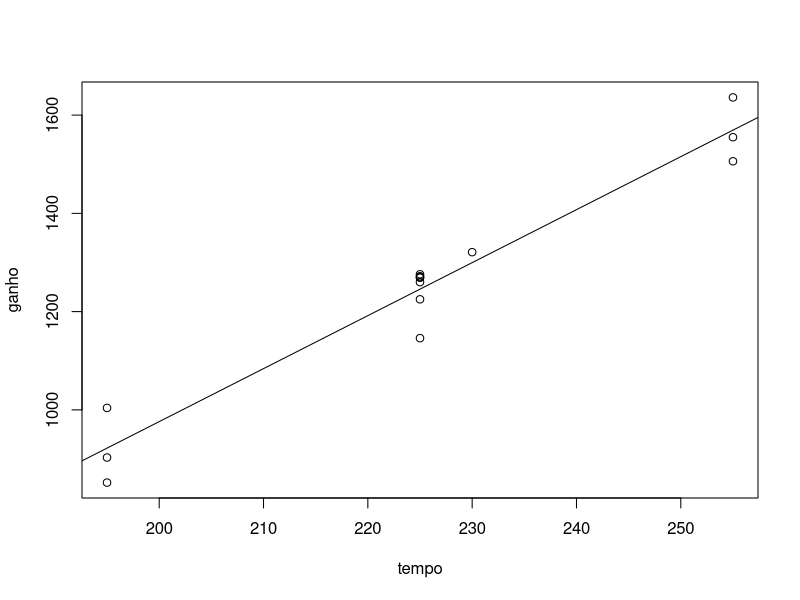
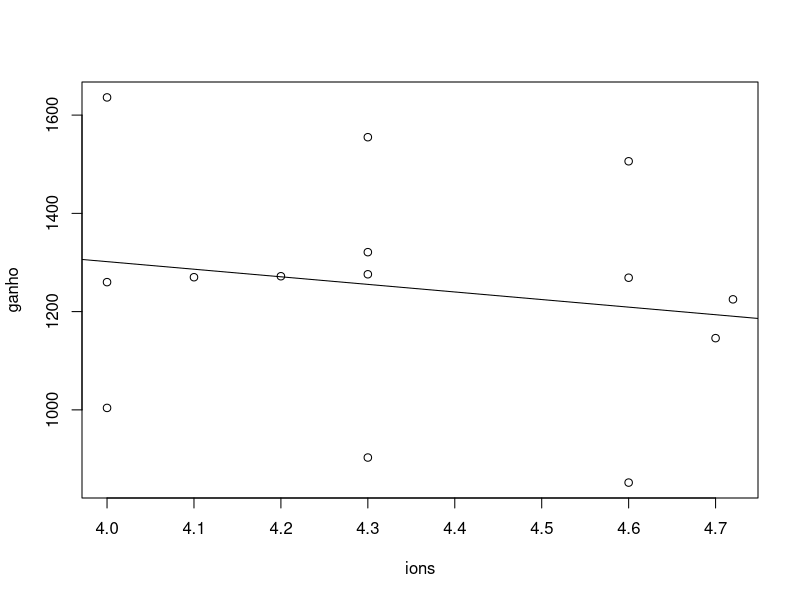
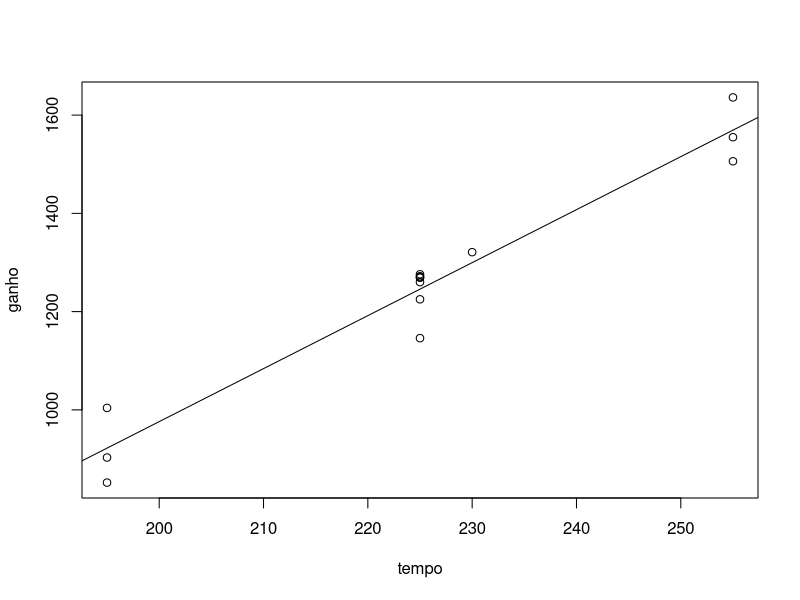
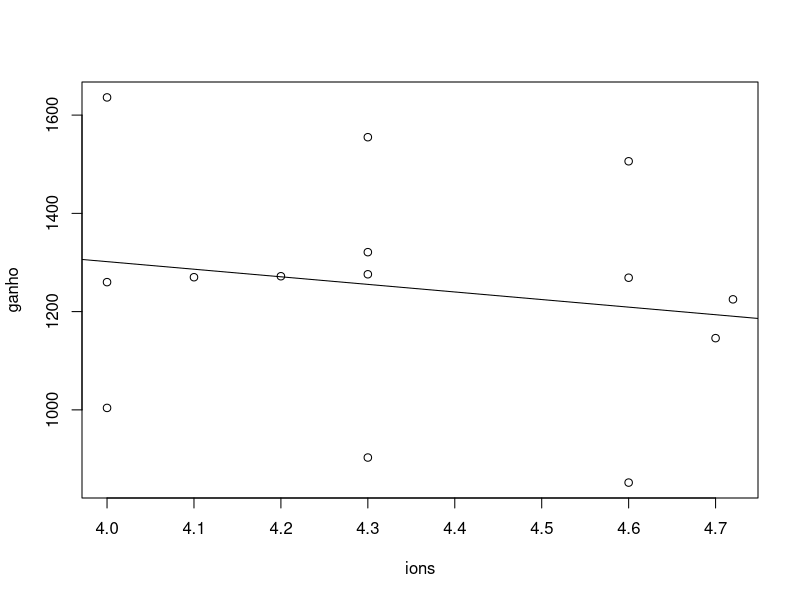
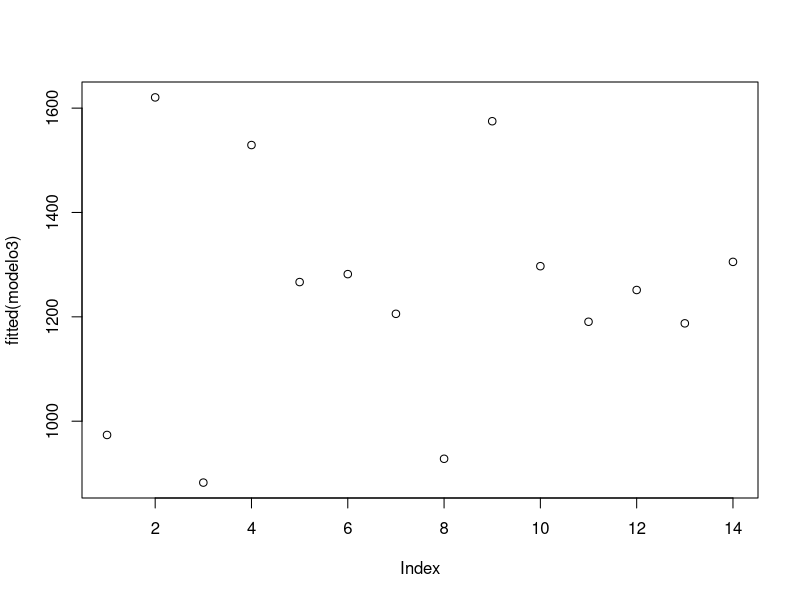
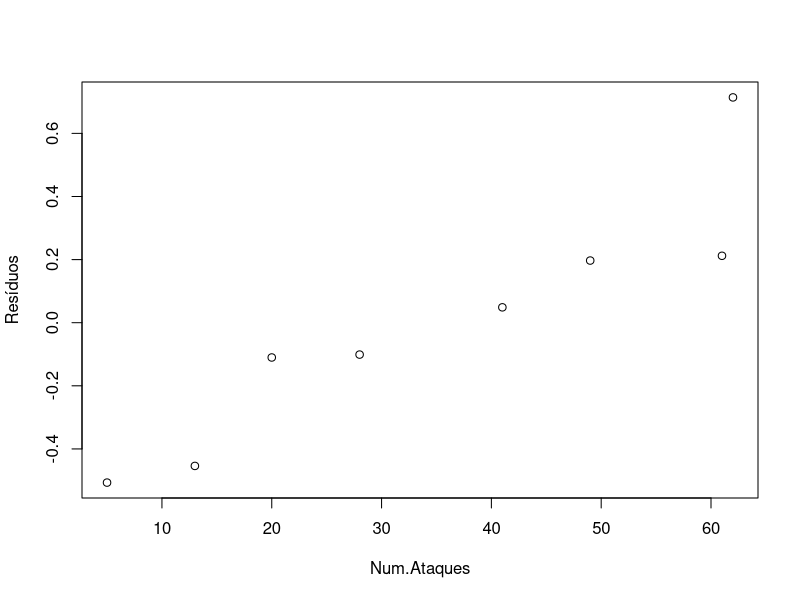
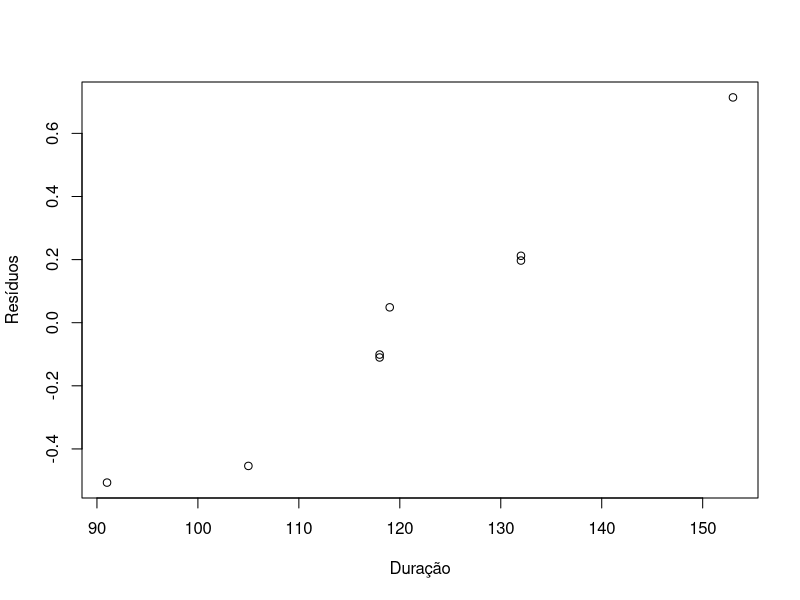
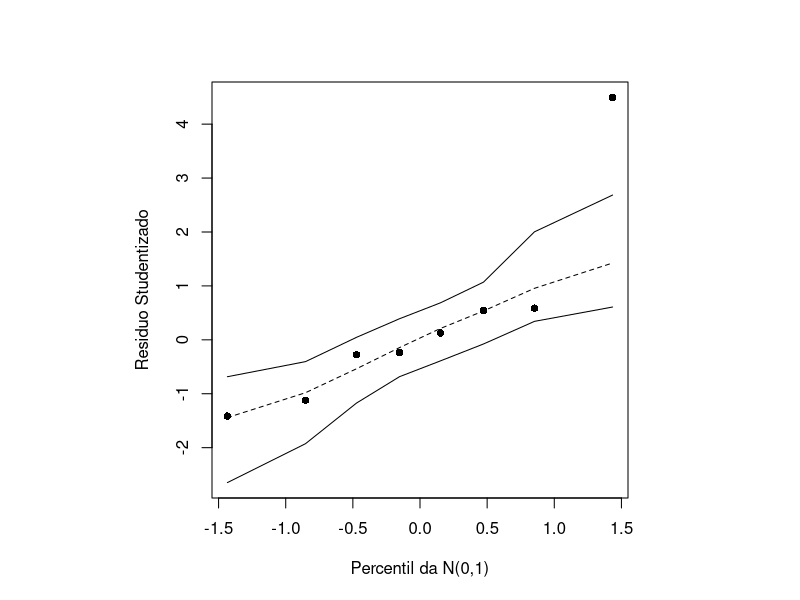

Here is the R script that generated these plots, in order:
## ---- chunk 1
knitr::opts_chunk$set(echo = TRUE)
## ---- chunk 2
#QUESTAO 1


#A)
dados <- read.csv("tabela.csv", header=TRUE,sep=",",dec=",")
attach(dados)

graf = plot(tempo,ganho,pch = 1)
abline(lm(ganho~tempo), col="black")

graf = plot(ions,ganho,pch = 1)
abline(lm(ganho~ions), col="black")
## ---- chunk 3

dados <- read.csv("tabela.csv", header=TRUE,sep=",",dec=",")
attach(dados)

#B)

correlacao = cor(x = tempo,y = ganho,method = "pearson")
print(correlacao)

correlacao = cor(x = ions,y = ganho,method = "pearson")
print(correlacao)
## ---- chunk 4

dados <- read.csv("tabela.csv", header=TRUE,sep=",",dec=",")
attach(dados)
modelo1 <- lm(ganho~tempo)
#ANOVA 1
anova(modelo1)
plot(ganho~tempo)
abline(modelo1)
summary(modelo1)
modelo2 <- lm(ganho~ions)
#ANOVA 2
anova(modelo2)
plot(ganho~ions)
abline(modelo2)
summary(modelo2)
modelo3 <- lm(ganho~tempo+ions)
#ANOVA 
anova(modelo3)
plot(fitted(modelo3))
abline(modelo3)
summary(modelo3)

## ---- chunk 5
#Anova permite avaliar afirmações sobre as médias de populações. A análise visa, fundamentalmente,
#verificar se existe uma diferença significativa. Quanto maior for R2, que 
#representa o quão bem o modelo prediz as respostas, maior capacidade de predizer tem o modelo .
#Dos 3 modelos acima, o que tem maior valor é o 3º, tempo e dose de Íons. Logo, 
#o modelo que mais se ajusta aos dados foi o terceiro. 

## ---- chunk 6

info <- read.csv("tabela2.csv", header=TRUE,sep=",",dec=".")
attach(info)

Y = cbind(Indice)
Y
X = cbind(rep(1,8), Num.Ataques, Duracao)
X
## ---- chunk 7
info <- read.csv("tabela2.csv", header=TRUE,sep=",",dec=".")
attach(info)

Y = cbind(Indice)
Y
X = cbind(rep(1,8), Num.Ataques, Duracao)
X
beta = solve(t(X) %*% X) %*% (t(X) %*% Y)
print(beta)
## ---- chunk 8

variavel = lm(Indice ~ Num.Ataques + Duracao)
print(variavel)

#Reta pelo beta chapeu:     
  Y = 8.372602064 + 0.005095369 * Num.Ataques - 0.008576885 * Duracao 
  Y
#Reta  pelo lm():            
  Y = 8.372602 + 0.005095 * Num.Ataques - 0.008577 * Duracao
  Y
## ---- chunk 9

eruption.lm = lm(Num.Ataques ~ Duracao, data=faithful)
summary(eruption.lm)$r.squared 

eruption.lm2 = lm(Num.Ataques ~ Indice, data=faithful)
summary(eruption.lm2)$r.squared

eruption.lm3 = lm(Indice ~ Duracao, data=faithful)
summary(eruption.lm3)$r.squared

#R², é uma medida de ajustamento de um modelo estatístico linear generalizado, em relação aos valores observados. 
#O R² varia entre 0 e 1, indicando, em percentagem, o quanto o modelo consegue explicar os 
#valores observados. Quanto maior o R², mais explicativo é o modelo, melhor ele se ajusta à amostra.

## ---- chunk 10

Previsao = 8.372602 + 0.005095 * 25 - 0.008577 * 100
Previsao

## ---- chunk 11

# Gráficos Q-Q Plot
variavel = lm(Indice ~ Num.Ataques + Duracao)

qqplot(Num.Ataques, residuals(variavel), xlab="Num.Ataques",ylab="Resíduos")
qqplot(Duracao, residuals(variavel), xlab="Duração",ylab="Resíduos")
# Gráfico de Envelope
fit.model <- variavel 
par(mfrow=c(1,1))
X <- model.matrix(fit.model)
n <- nrow(X)
p <- ncol(X)
H <- X%*%solve(t(X)%*%X)%*%t(X)
h <- diag(H)
si <- lm.influence(fit.model)$sigma
r <- resid(fit.model)
tsi <- r/(si*sqrt(1-h))
ident <- diag(n)
epsilon <- matrix(0,n,100)
e <- matrix(0,n,100)
e1 <- numeric(n)
e2 <- numeric(n)
for(i in 1:100){
  epsilon[,i] <- rnorm(n,0,1)
  e[,i] <- (ident - H)%*%epsilon[,i]
  u <- diag(ident - H)
  e[,i] <- e[,i]/sqrt(u)
  e[,i] <- sort(e[,i]) }
for(i in 1:n){
  eo <- sort(e[i,])
  e1[i] <- (eo[2]+eo[3])/2
  e2[i] <- (eo[97]+eo[98])/2 }
med <- apply(e,1,mean)
faixa <- range(tsi,e1,e2)
par(pty="s")
qqnorm(tsi,xlab="Percentil da N(0,1)",
       ylab="Residuo Studentizado", ylim=faixa, pch=16, main="")
par(new=TRUE)
qqnorm(e1,axes=F,xlab="",ylab="",type="l",ylim=faixa,lty=1, main="")
par(new=TRUE)
qqnorm(e2,axes=F,xlab="",ylab="", type="l",ylim=faixa,lty=1, main="")
par(new=TRUE)
qqnorm(med,axes=F,xlab="",ylab="",type="l",ylim=faixa,lty=2, main="")
# Teste de Kolmogorv-Smirnov
ks.test(residuals(variavel), "pnorm")

#p-valor(0.3657) > 0.05 # logo os resíduos seguem distribuição normal.


# Homocedasticidade
plot(Num.Ataques, residuals(variavel),xlab="Num.Ataques",ylab="Resíduos")
abline(h=0)
plot(Duracao, residuals(variavel),xlab="Duração",ylab="Resíduos")
abline(h=0)
